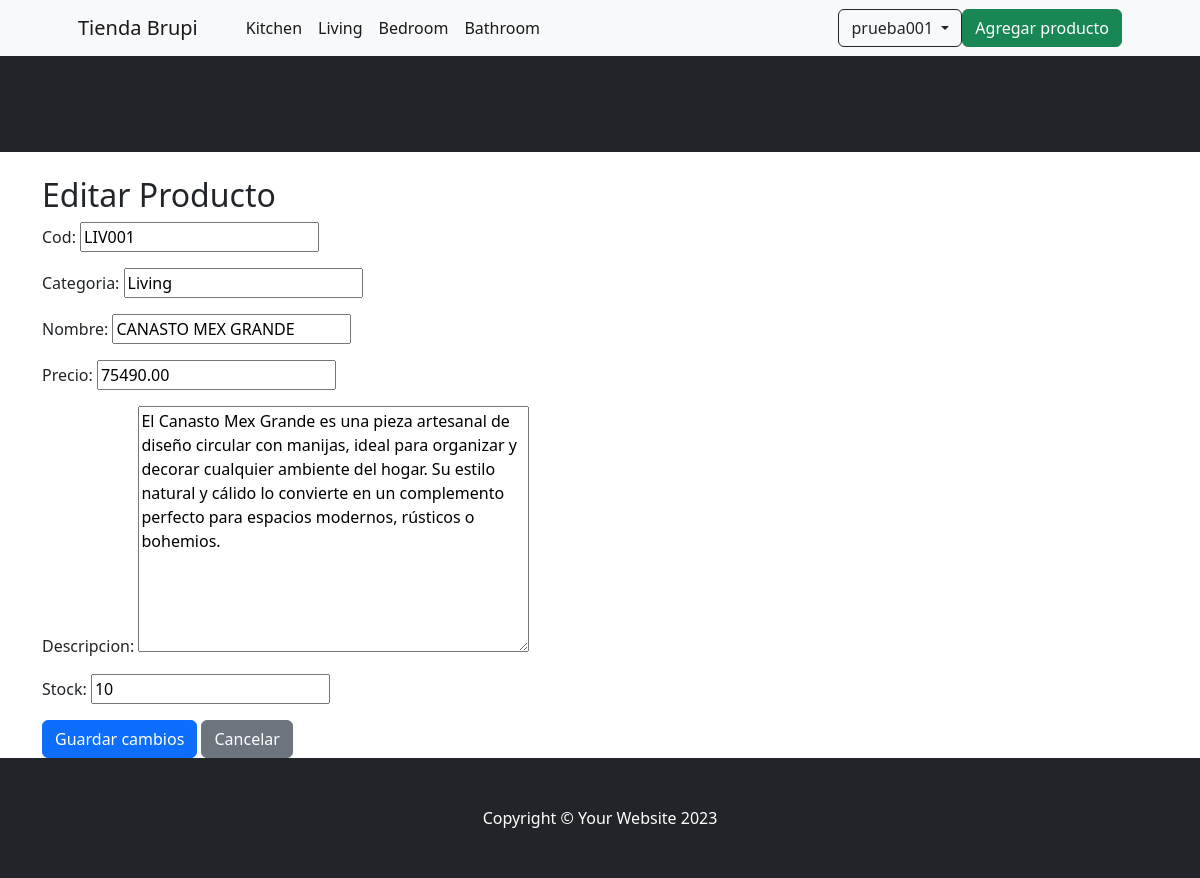
The app's page /AppProducto/editar_producto/8 (signed in) with its own data.
### AppProducto/models.py (models this page shows, shortened)
class Producto(models.Model):
    cod = models.CharField(max_length=20, unique=True)
    categoria = models.CharField(max_length=50)
    nombre = models.CharField(max_length=100)
    precio = models.DecimalField(max_digits=10, decimal_places=2)
    descripcion = models.TextField(blank=True)
    stock = models.PositiveIntegerField()
    imagen = models.ImageField(upload_to='productos/', blank=True, null=True)

### AppProducto/views.py (the view)
# urls.py: path('editar_producto/<int:id>', views.editar_producto, name='editar_producto'),
def editar_producto(request, id):
    producto = get_object_or_404(Producto, id=id)
    if request.method == 'POST':
        form = ProductoFormulario(request.POST, instance=producto)
        if form.is_valid():
            form.save()
            return redirect('lista_productos')  # Asegurate de tener esta vista y ruta
    else:
        form = ProductoFormulario(instance=producto)
    return render(request, 'AppProducto/editar_producto.html', {'form': form})

### AppProducto/forms.py
class ProductoFormulario(forms.ModelForm):
    class Meta:
        model = Producto
        fields = ['cod', 'categoria', 'nombre', 'precio', 'descripcion', 'stock']

### AppProducto/template/AppProducto/editar_producto.html (shortened to what this page needs)
{% extends "AppProducto/padreadm.html" %}
{% load static %}
{% block contenido %}
<div class="container mt-4">
  <h2>Editar Producto</h2>
  <form method="post">
    {{ form.as_p }}
    <button type="submit" class="btn btn-primary">Guardar cambios</button>
    <a href="{% url 'lista_productos' %}" class="btn btn-secondary">Cancelar</a>
  </form>
</div>
{% endblock %}

### AppProducto/template/AppProducto/padreadm.html (shortened to what this page needs)
<!DOCTYPE html>
<html lang="en">
    <head>
        {% load static %}
        <link href="https://cdn.jsdelivr.net/npm/bootstrap-icons@1.5.0/font/bootstrap-icons.css" rel="stylesheet" />
        <link href="{% static 'AppCliente/css/styles.css' %}" rel="stylesheet" />
    </head>
    <body>
        <nav class="navbar navbar-expand-lg navbar-light bg-light">
            <div class="container px-4 px-lg-5">
                <a class="navbar-brand" href="{% url 'inicioprin' %}">Tienda Brupi</a>
                <div class="collapse navbar-collapse" id="navbarSupportedContent">
                    <ul class="navbar-nav me-auto mb-2 mb-lg-0 ms-lg-4">
                        {% if request.user.is_authenticated %}
                        <li class="nav-item"><a class="nav-link active" aria-current="page" href="{% url 'lista_productos_categoria' 'Kitchen' %}">Kitchen</a></li>
                        <li class="nav-item"><a class="nav-link active" aria-current="page" href="{% url 'lista_productos_categoria' 'Living' %}">Living</a></li>
                        <li class="nav-item"><a class="nav-link active" aria-current="page" href="{% url 'lista_productos_categoria' 'Bedroom' %}">Bedroom</a></li>
                        <li class="nav-item"><a class="nav-link active" aria-current="page" href="{% url 'lista_productos_categoria' 'Bathroom' %}">Bathroom</a></li>
                        {% endif %}
                    </ul>
                    {% if request.user.is_authenticated %}
                    <div class="dropdown">
                        <button class="btn btn-outline-dark dropdown-toggle" type="button" id="userDropdown" data-bs-toggle="dropdown" aria-expanded="false">
                        {{ request.user.username }}
                        </button>
                    </div>
                    {% endif %}
                    {% if request.user.is_authenticated %}
                    <a class="btn btn-success" href="{% url 'producto_formulario' %}">Agregar producto</a>
                    {% endif %}
                </div>
            </div>
        </nav>
        <header class="bg-dark py-5">
        </header>
        {% block contenido %}
        {% endblock%}
        <footer class="py-5 bg-dark">
            <div class="container"><p class="m-0 text-center text-white">Copyright &copy; Your Website 2023</p></div>
        </footer>
    </body>
</html>

### records on screen
Producto: cod "LIV001", categoria "Living", nombre "CANASTO MEX GRANDE", precio "75490.00", descripcion "El Canasto Mex Grande es una pieza artesanal de diseño circular con manijas, ideal para organizar y decorar cualquier ambiente del hogar. Su estilo natural y cálido lo convierte en un complemento perfecto para espacios modernos, rústicos o bohemios.", stock "10"

### other values on screen
{{ request.user.username }} "prueba001"
